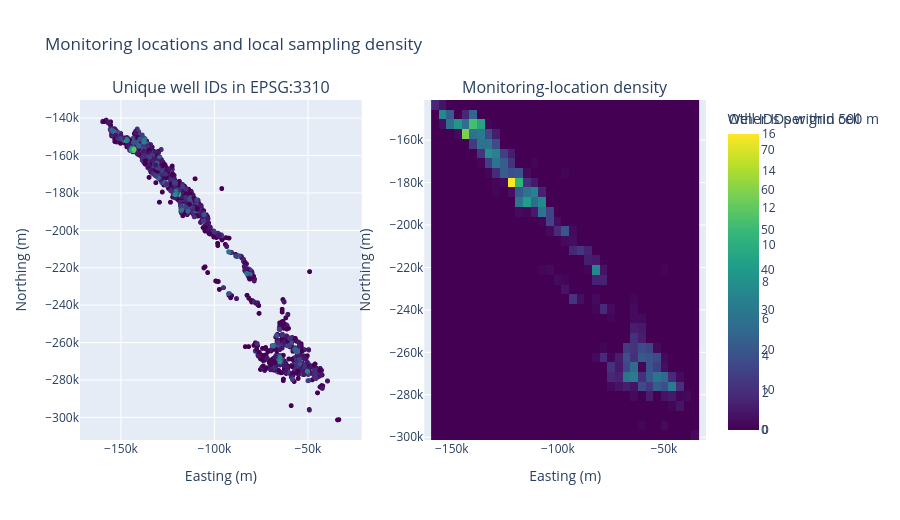
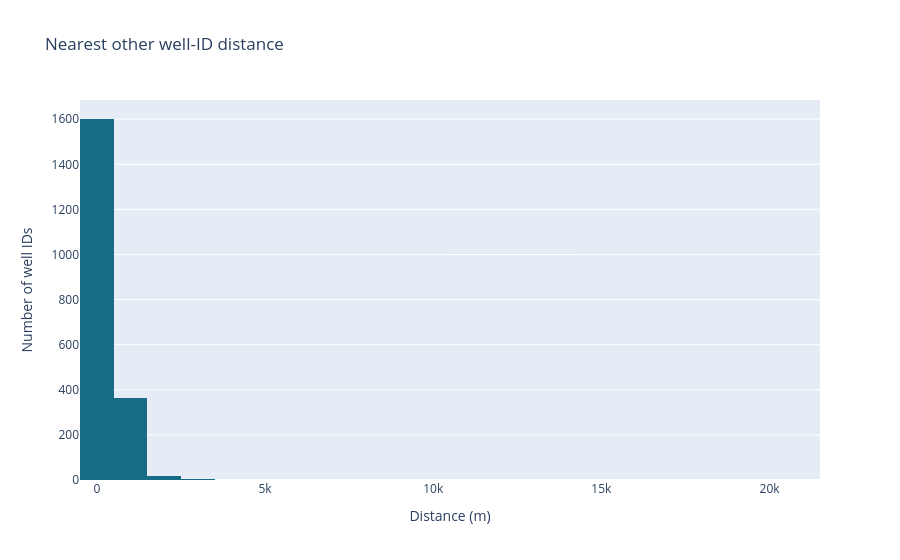

The code cell stored with these charts, in order, in its notebook:
### Markdown cell above
## 2. Map monitoring locations and nearby wells

Each well ID has one recorded coordinate in this dataset. The notebook projects one point per ID into the buffer layer CRS (EPSG:3310), then summarizes nearest-neighbor distances, nearby IDs, and shared coordinates. The maps show sampling locations, not nitrate conditions. Shared coordinates do not prove that IDs are duplicates.

### Code cell
coordinate_rows = observations[["gm_well_id", "gm_longitude", "gm_latitude"]].drop_duplicates()
coordinate_counts = coordinate_rows.groupby("gm_well_id").size()
assert coordinate_counts.max() == 1, "At least one ID has conflicting coordinates; resolve before point-level summaries."

well_sites = gpd.GeoDataFrame(
    coordinate_rows.copy(),
    geometry=gpd.points_from_xy(coordinate_rows["gm_longitude"], coordinate_rows["gm_latitude"]),
    crs="EPSG:4326",
).to_crs(METRIC_CRS)
well_sites = well_sites.sort_values("gm_well_id").reset_index(drop=True)
well_xy = np.column_stack([well_sites.geometry.x, well_sites.geometry.y])
well_ids = well_sites["gm_well_id"].to_numpy()
well_tree = cKDTree(well_xy)
nearest_distances, nearest_indices = well_tree.query(well_xy, k=2)
nearest_other_m = nearest_distances[:, 1]
neighbor_counts = {}
for radius_m in [20, 30, 100, 500, 1_000]:
    neighbor_counts[f"neighbors_within_{radius_m}m"] = [
        len(found) - 1 for found in well_tree.query_ball_point(well_xy, r=radius_m)
    ]
neighbor_summary = pd.DataFrame({"gm_well_id": well_ids, "nearest_other_well_m": nearest_other_m, **neighbor_counts})

display(neighbor_summary[["nearest_other_well_m", *neighbor_counts]].describe(percentiles=[.1,.25,.5,.75,.9]).round(2))

shared_coordinates = coordinate_rows.groupby(["gm_longitude", "gm_latitude"])["gm_well_id"].agg(list)
shared_coordinates = shared_coordinates[shared_coordinates.map(len) > 1]
print(f"Coordinate pairs shared by multiple IDs: {len(shared_coordinates):,}")
print(f"IDs at shared coordinates: {sum(map(len, shared_coordinates)):,}")
display(shared_coordinates.rename("well_ids").reset_index().head(10))


fig = make_subplots(rows=1, cols=2, subplot_titles=("Unique well IDs in EPSG:3310", "Monitoring-location density"))
fig.add_trace(go.Scattergl(x=well_xy[:, 0], y=well_xy[:, 1], mode="markers", text=well_ids,
    marker={"size": 5, "color": neighbor_summary["neighbors_within_500m"], "colorscale": "Viridis",
            "colorbar": {"title": "Other IDs within 500 m"}}, name="Well ID"), row=1, col=1)
density, x_edges, y_edges = np.histogram2d(well_xy[:, 0], well_xy[:, 1], bins=35)
fig.add_trace(go.Heatmap(z=density.T, x=(x_edges[:-1]+x_edges[1:])/2,
    y=(y_edges[:-1]+y_edges[1:])/2, colorscale="Viridis", colorbar={"title": "Well IDs per grid cell"},
    name="Location count"), row=1, col=2)
fig.update_xaxes(title_text="Easting (m)", row=1, col=1); fig.update_yaxes(title_text="Northing (m)", scaleanchor="x", row=1, col=1)
fig.update_xaxes(title_text="Easting (m)", row=1, col=2); fig.update_yaxes(title_text="Northing (m)", scaleanchor="x2", row=1, col=2)
fig.update_layout(height=520, title="Monitoring locations and local sampling density")
display(fig)

display(go.Figure(go.Histogram(x=nearest_other_m, nbinsx=35, marker_color="#176b87")).update_layout(
    title="Nearest other well-ID distance", xaxis_title="Distance (m)", yaxis_title="Number of well IDs"))

### Figure 1 — Plotly figure (JSON) as saved in the notebook; plotly's stock layout.template omitted (floating-point values rounded to 4 significant figures; data arrays with more than 128 entries replaced by an {"elided": "..."} marker saying what was removed)
{"data": [{"marker": {"color": {"elided": "1993 int values"}, "colorbar": {"title": {"text": "Other IDs within 500 m"}}, "colorscale": [[0, "#440154"], [0.1111, "#482878"], [0.2222, "#3e4989"], [0.3333, "#31688e"], [0.4444, "#26828e"], [0.5556, "#1f9e89"], [0.6667, "#35b779"], [0.7778, "#6ece58"], [0.8889, "#b5de2b"], [1, "#fde725"]], "size": 5}, "mode": "markers", "name": "Well ID", "text": {"elided": "1993 str values"}, "type": "scattergl", "x": {"elided": "1993 float values"}, "xaxis": "x", "y": {"elided": "1993 float values"}, "yaxis": "y"}, {"colorbar": {"title": {"text": "Well IDs per grid cell"}}, "colorscale": [[0, "#440154"], [0.1111, "#482878"], [0.2222, "#3e4989"], [0.3333, "#31688e"], [0.4444, "#26828e"], [0.5556, "#1f9e89"], [0.6667, "#35b779"], [0.7778, "#6ece58"], [0.8889, "#b5de2b"], [1, "#fde725"]], "name": "Location count", "type": "heatmap", "x": [-158000.0, -154300.0, -150700.0, -147100.0, -143500.0, -139900.0, -136300.0, -132700.0, -129100.0, -125500.0, -121800.0, -118200.0, -114600.0, -111000.0, -107400.0, -103800.0, -100200.0, -96570.0, -92960.0, -89350.0, -85740.0, -82130.0, -78520.0, -74900.0, -71290.0, -67680.0, -64070.0, -60460.0, -56850.0, -53240.0, -49630.0, -46020.0, -42410.0, -38800.0, -35190.0], "xaxis": "x2", "y": [-299000.0, -294500.0, -289900.0, -285300.0, -280700.0, -276100.0, -271600.0, -267000.0, -262400.0, -257800.0, -253200.0, -248700.0, -244100.0, -239500.0, -234900.0, -230300.0, -225800.0, -221200.0, -216600.0, -212000.0, -207500.0, -202900.0, -198300.0, -193700.0, -189100.0, -184600.0, -180000.0, -175400.0, -170800.0, -166200.0, -161700.0, -157100.0, -152500.0, -147900.0, -143300.0], "yaxis": "y2", "z": {"elided": "35x35 float values"}}], "layout": {"annotations": [{"font": {"size": 16}, "showarrow": false, "text": "Unique well IDs in EPSG:3310", "x": 0.225, "xanchor": "center", "xref": "paper", "y": 1, "yanchor": "bottom", "yref": "paper"}, {"font": {"size": 16}, "showarrow": false, "text": "Monitoring-location density", "x": 0.775, "xanchor": "center", "xref": "paper", "y": 1, "yanchor": "bottom", "yref": "paper"}], "height": 520, "title": {"text": "Monitoring locations and local sampling density"}, "xaxis": {"anchor": "y", "domain": [0, 0.45], "title": {"text": "Easting (m)"}}, "xaxis2": {"anchor": "y2", "domain": [0.55, 1], "title": {"text": "Easting (m)"}}, "yaxis": {"anchor": "x", "domain": [0, 1], "scaleanchor": "x", "title": {"text": "Northing (m)"}}, "yaxis2": {"anchor": "x2", "domain": [0, 1], "scaleanchor": "x2", "title": {"text": "Northing (m)"}}}}

### Figure 2 — Plotly figure (JSON) as saved in the notebook; plotly's stock layout.template omitted (floating-point values rounded to 4 significant figures; data arrays with more than 128 entries replaced by an {"elided": "..."} marker saying what was removed)
{"data": [{"marker": {"color": "#176b87"}, "nbinsx": 35, "type": "histogram", "x": {"elided": "1993 float values"}}], "layout": {"title": {"text": "Nearest other well-ID distance"}, "xaxis": {"title": {"text": "Distance (m)"}}, "yaxis": {"title": {"text": "Number of well IDs"}}}}
